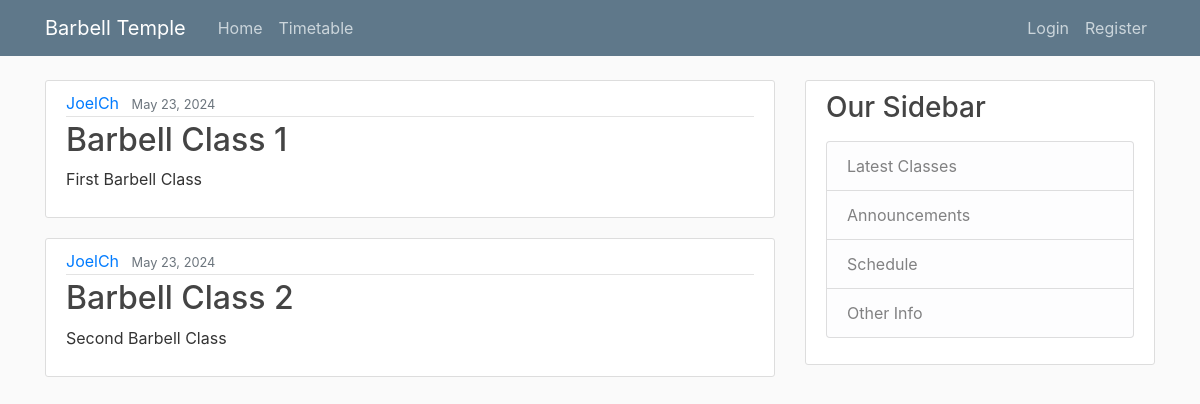
The page / on the database its author committed.
### barbell_classes/models.py (models this page shows, shortened)
class BarbellClass(models.Model):
    title = models.CharField(max_length=100)
    content = models.TextField()
    date_posted = models.DateTimeField(default=timezone.now)
    author = models.ForeignKey(User, on_delete=models.CASCADE)

### barbell_classes/views.py (the view)
# urls.py: 2. Add a URL to urlpatterns:  path('', views.home, name='home')
def home(request):
    context = {
        'barbellclass_updates': BarbellClass.objects.all
    }
    return render(request, 'barbell_classes/home.html', context)

### barbell_classes/templates/barbell_classes/home.html
{% extends "barbell_classes/base.html" %}
{% block content %}
    {% for barbellclass_update in barbellclass_updates %}
    <article class="media content-section">
        <div class="media-body">
            <div class="article-metadata">
                <a class="mr-2" href="#">{{ barbellclass_update.author }}</a>
                <small class="text-muted">{{ barbellclass_update.date_posted|date:"F d, Y" }}</small>
            </div>
            <h2><a class="article-title" href="#">{{ barbellclass_update.title }}</a></h2>
            <p class="article-content">{{ barbellclass_update.content }}</p>
        </div>
    </article>
    {% endfor %}
{% endblock content %}

### barbell_classes/static/barbell_classes/main.css (style rules this page uses)
body { background: #fafafa; color: #333333; margin-top: 5rem; }
h1, h2, h3, h4, h5, h6 { color: #444444; }
.content-section { background: #ffffff; padding: 10px 20px; border: 1px solid #dddddd; border-radius: 3px; margin-bottom: 20px; }
.article-title { color: #444444; }
.article-content { white-space: pre-line; }
.article-metadata { padding-bottom: 1px; margin-bottom: 4px; border-bottom: 1px solid #e3e3e3 }

### rows shown on the page
BarbellClass: author "JoelCh", date_posted "May 23, 2024", title "Barbell Class 1", content "First Barbell Class"
BarbellClass: author "JoelCh", date_posted "May 23, 2024", title "Barbell Class 2", content "Second Barbell Class"
